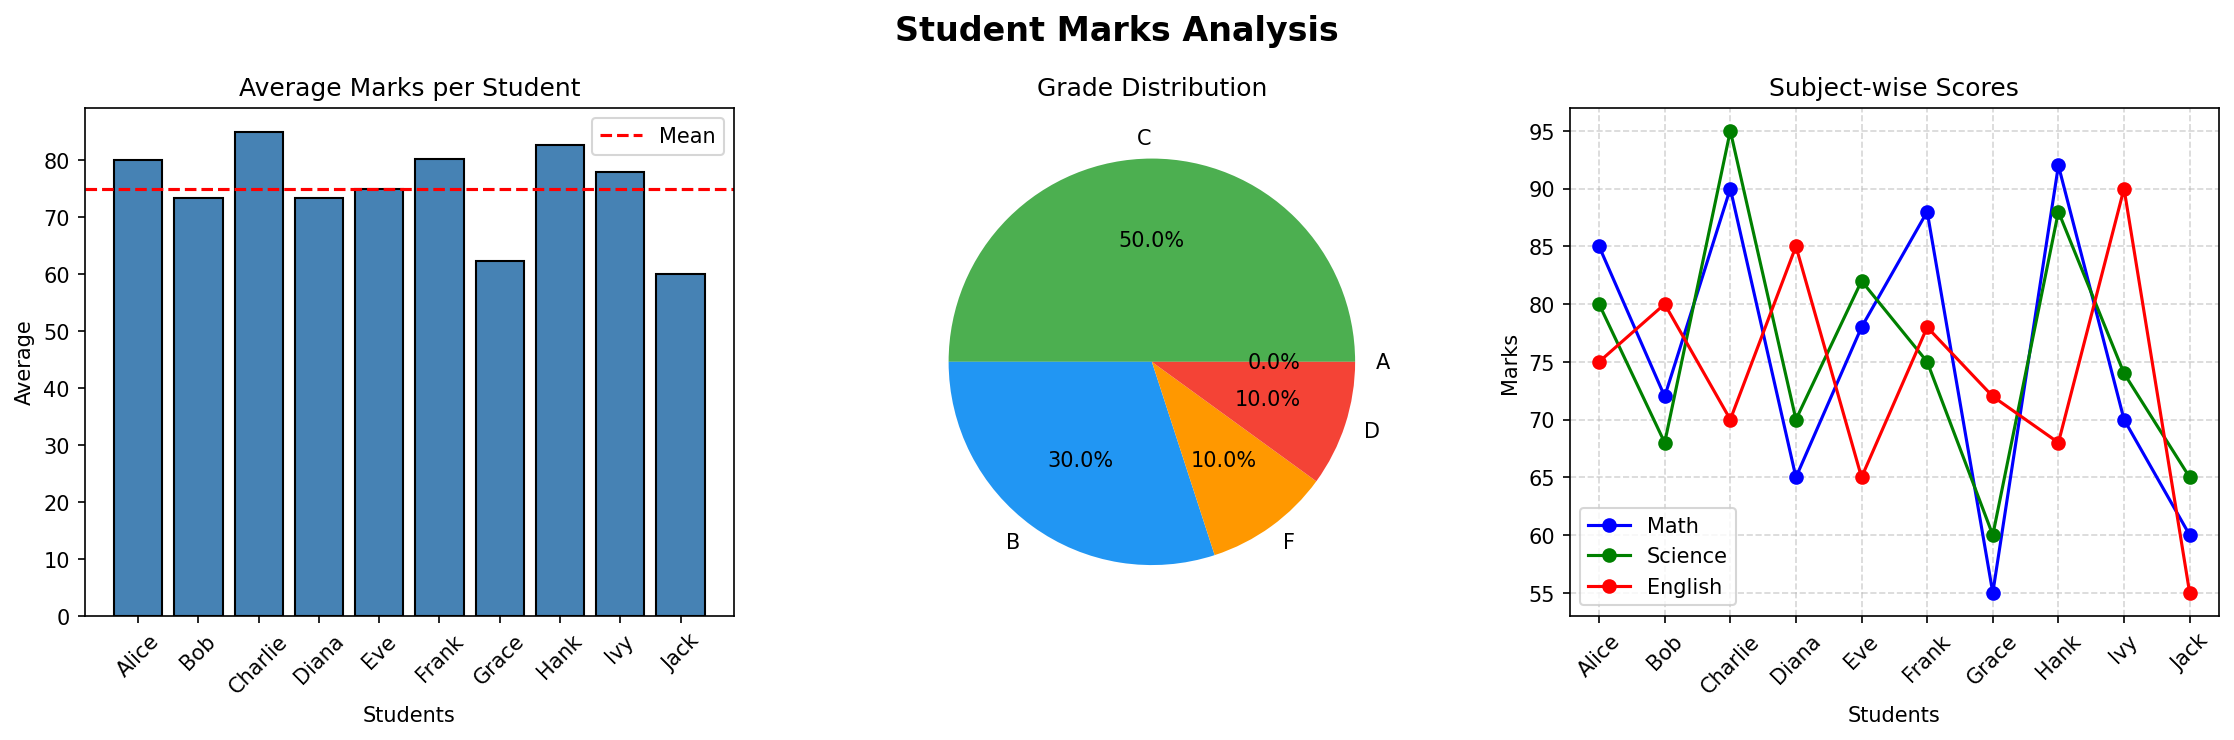

Here is the Python script that generated this plot:
# ============================================================
# SIMPLE DATA ANALYTICS - Student Marks Analysis
# Libraries: NumPy, Pandas, Matplotlib
# ============================================================

import numpy as np
import pandas as pd
import matplotlib.pyplot as plt

print("=" * 50)
print("   SIMPLE DATA ANALYTICS - Student Marks")
print("=" * 50)

# ── 1. CREATE SAMPLE DATA ──────────────────────────────────
data = {
    "Name":    ["Alice", "Bob", "Charlie", "Diana", "Eve",
                "Frank", "Grace", "Hank", "Ivy", "Jack"],
    "Math":    [85, 72, 90, 65, 78, 88, 55, 92, 70, 60],
    "Science": [80, 68, 95, 70, 82, 75, 60, 88, 74, 65],
    "English": [75, 80, 70, 85, 65, 78, 72, 68, 90, 55],
}

df = pd.DataFrame(data)
print("\n📋 Raw Data:\n", df)

# ── 2. NUMPY OPERATIONS ────────────────────────────────────
marks = np.array(df[["Math", "Science", "English"]])

print("\n📊 NumPy Stats:")
print(f"   Overall Mean  : {np.mean(marks):.2f}")
print(f"   Overall Median: {np.median(marks):.2f}")
print(f"   Std Deviation : {np.std(marks):.2f}")
print(f"   Min Score     : {np.min(marks)}")
print(f"   Max Score     : {np.max(marks)}")

# ── 3. PANDAS OPERATIONS ───────────────────────────────────
df["Total"]   = df["Math"] + df["Science"] + df["English"]
df["Average"] = (df["Total"] / 3).round(2)
df["Grade"]   = pd.cut(df["Average"],
                        bins=[0, 60, 70, 80, 90, 100],
                        labels=["F", "D", "C", "B", "A"])

print("\n📈 With Total & Grade:\n", df[["Name","Total","Average","Grade"]])
print("\n📉 Subject-wise Summary:\n", df[["Math","Science","English"]].describe().round(2))

# ── 4. MATPLOTLIB VISUALIZATIONS ──────────────────────────
fig, axes = plt.subplots(1, 3, figsize=(15, 5))
fig.suptitle("Student Marks Analysis", fontsize=16, fontweight="bold")

# Bar Chart – Average marks per student
axes[0].bar(df["Name"], df["Average"], color="steelblue", edgecolor="black")
axes[0].set_title("Average Marks per Student")
axes[0].set_xlabel("Students")
axes[0].set_ylabel("Average")
axes[0].tick_params(axis="x", rotation=45)
axes[0].axhline(df["Average"].mean(), color="red", linestyle="--", label="Mean")
axes[0].legend()

# Pie Chart – Grade distribution
grade_counts = df["Grade"].value_counts()
axes[1].pie(grade_counts, labels=grade_counts.index, autopct="%1.1f%%",
            colors=["#4CAF50","#2196F3","#FF9800","#F44336","#9C27B0"])
axes[1].set_title("Grade Distribution")

# Line Chart – Subject-wise scores
for col, color in zip(["Math","Science","English"], ["blue","green","red"]):
    axes[2].plot(df["Name"], df[col], marker="o", label=col, color=color)
axes[2].set_title("Subject-wise Scores")
axes[2].set_xlabel("Students")
axes[2].set_ylabel("Marks")
axes[2].tick_params(axis="x", rotation=45)
axes[2].legend()
axes[2].grid(True, linestyle="--", alpha=0.5)

plt.tight_layout()
plt.savefig("simple_analytics.png", dpi=150, bbox_inches="tight")
print("\n✅ Chart saved: simple_analytics.png")
